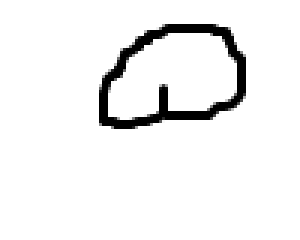
#> input picture imgs/1.bmp, 100 x 80 px (shown 3 times larger)
$ python fieldfill.py
#> lines starting #> are read from the running program, lines starting #| are printed output that depends on the picture
#!/usr/bin/env python3
# coding=utf-8

from PIL import Image
import sys

im = Image.open('./imgs/1.bmp')
#> im is the input picture: PIL image 100x80 RGB; min 0, max 255, mean 241

'''
X, y:种子点，需要在填充区域内部
Filled_color:要填充的颜色
Boundary_color:边界颜色
'''

def boundary_fill(x, y, filled_color, boundary_color):
#> called with x = 61, y = 25, filled_color = (0, 0, 255), boundary_color = (0, 0, 0)
    global im
    width = im.size[0]
#> width = 100
    height = im.size[1]
#> height = 80
    if 0 <= x < width and 0 <= y < height:
        if im.getpixel((x, y)) != filled_color and im.getpixel((x, y)) != boundary_color:
            im.putpixel((x, y), filled_color)
            boundary_fill(x + 1, y, filled_color, boundary_color)
            boundary_fill(x - 1, y, filled_color, boundary_color)
            boundary_fill(x, y + 1, filled_color, boundary_color)
            boundary_fill(x, y - 1, filled_color, boundary_color)
    return im


sys.setrecursionlimit(10000)
a = boundary_fill(61, 25, (0, 0, 255), (0, 0, 0))
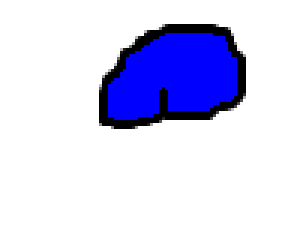
#> a: PIL image 100x80 RGB (shown 3 times larger); mean R, G, B 212, 212, 241.9
a.show()
